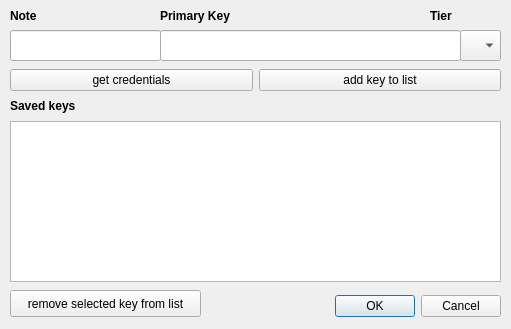
<?xml version="1.0" encoding="UTF-8"?>
<ui version="4.0">
 <class>AMapsDialogBase</class>
 <widget class="QDialog" name="AMapsDialogBase">
  <property name="geometry">
   <rect>
    <x>0</x>
    <y>0</y>
    <width>511</width>
    <height>329</height>
   </rect>
  </property>
  <property name="windowTitle">
   <string>A-Maps</string>
  </property>
  <widget class="QDialogButtonBox" name="button_box">
   <property name="geometry">
    <rect>
     <x>160</x>
     <y>290</y>
     <width>341</width>
     <height>32</height>
    </rect>
   </property>
   <property name="orientation">
    <enum>Qt::Horizontal</enum>
   </property>
   <property name="standardButtons">
    <set>QDialogButtonBox::Cancel|QDialogButtonBox::Ok</set>
   </property>
  </widget>
  <widget class="QComboBox" name="tier">
   <property name="geometry">
    <rect>
     <x>460</x>
     <y>30</y>
     <width>41</width>
     <height>31</height>
    </rect>
   </property>
   <item>
    <property name="text">
     <string/>
    </property>
   </item>
   <item>
    <property name="text">
     <string>S0</string>
    </property>
   </item>
   <item>
    <property name="text">
     <string>S1</string>
    </property>
   </item>
  </widget>
  <widget class="QWidget" name="horizontalLayoutWidget">
   <property name="geometry">
    <rect>
     <x>10</x>
     <y>60</y>
     <width>491</width>
     <height>41</height>
    </rect>
   </property>
   <layout class="QHBoxLayout" name="horizontalLayout">
    <item>
     <widget class="QPushButton" name="getCreds">
      <property name="text">
       <string>get credentials</string>
      </property>
     </widget>
    </item>
    <item>
     <widget class="QPushButton" name="saveCreds">
      <property name="text">
       <string>add key to list</string>
      </property>
     </widget>
    </item>
   </layout>
  </widget>
  <widget class="QLabel" name="label">
   <property name="geometry">
    <rect>
     <x>160</x>
     <y>0</y>
     <width>131</width>
     <height>31</height>
    </rect>
   </property>
   <property name="font">
    <font>
     <weight>75</weight>
     <bold>true</bold>
    </font>
   </property>
   <property name="text">
    <string>Primary Key</string>
   </property>
  </widget>
  <widget class="QLabel" name="label_2">
   <property name="geometry">
    <rect>
     <x>430</x>
     <y>0</y>
     <width>131</width>
     <height>31</height>
    </rect>
   </property>
   <property name="font">
    <font>
     <weight>75</weight>
     <bold>true</bold>
    </font>
   </property>
   <property name="text">
    <string>Tier</string>
   </property>
  </widget>
  <widget class="QListWidget" name="keylist">
   <property name="geometry">
    <rect>
     <x>10</x>
     <y>121</y>
     <width>491</width>
     <height>161</height>
    </rect>
   </property>
  </widget>
  <widget class="QLabel" name="label_3">
   <property name="geometry">
    <rect>
     <x>10</x>
     <y>90</y>
     <width>131</width>
     <height>31</height>
    </rect>
   </property>
   <property name="font">
    <font>
     <weight>75</weight>
     <bold>true</bold>
    </font>
   </property>
   <property name="text">
    <string>Saved keys</string>
   </property>
  </widget>
  <widget class="QLineEdit" name="sub_key">
   <property name="geometry">
    <rect>
     <x>160</x>
     <y>30</y>
     <width>301</width>
     <height>31</height>
    </rect>
   </property>
  </widget>
  <widget class="QLineEdit" name="sub_note">
   <property name="geometry">
    <rect>
     <x>10</x>
     <y>30</y>
     <width>151</width>
     <height>31</height>
    </rect>
   </property>
  </widget>
  <widget class="QLabel" name="label_4">
   <property name="geometry">
    <rect>
     <x>10</x>
     <y>0</y>
     <width>131</width>
     <height>31</height>
    </rect>
   </property>
   <property name="font">
    <font>
     <weight>75</weight>
     <bold>true</bold>
    </font>
   </property>
   <property name="text">
    <string>Note</string>
   </property>
  </widget>
  <widget class="QPushButton" name="removeCreds">
   <property name="geometry">
    <rect>
     <x>10</x>
     <y>290</y>
     <width>191</width>
     <height>27</height>
    </rect>
   </property>
   <property name="text">
    <string>remove selected key from list</string>
   </property>
  </widget>
  <zorder>button_box</zorder>
  <zorder>tier</zorder>
  <zorder>horizontalLayoutWidget</zorder>
  <zorder>label</zorder>
  <zorder>label_2</zorder>
  <zorder>keylist</zorder>
  <zorder>label_3</zorder>
  <zorder>sub_key</zorder>
  <zorder>sub_note</zorder>
  <zorder>label_4</zorder>
  <zorder>removeCreds</zorder>
  <zorder>getCreds</zorder>
  <zorder>saveCreds</zorder>
 </widget>
 <resources/>
 <connections>
  <connection>
   <sender>button_box</sender>
   <signal>accepted()</signal>
   <receiver>AMapsDialogBase</receiver>
   <slot>accept()</slot>
   <hints>
    <hint type="sourcelabel">
     <x>20</x>
     <y>20</y>
    </hint>
    <hint type="destinationlabel">
     <x>20</x>
     <y>20</y>
    </hint>
   </hints>
  </connection>
  <connection>
   <sender>button_box</sender>
   <signal>rejected()</signal>
   <receiver>AMapsDialogBase</receiver>
   <slot>reject()</slot>
   <hints>
    <hint type="sourcelabel">
     <x>20</x>
     <y>20</y>
    </hint>
    <hint type="destinationlabel">
     <x>20</x>
     <y>20</y>
    </hint>
   </hints>
  </connection>
 </connections>
</ui>
